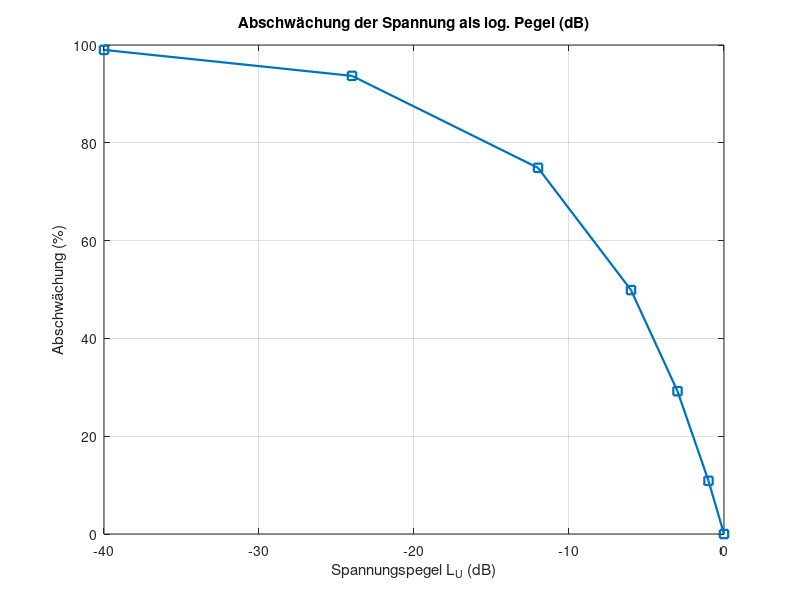

This figure's MATLAB source:
% --- Daten (Beispiel) ---
L_dB = [0 -1 -3 -6 -12 -24 -40];   % Pegel (x-Achse) in dB relativ zu U_ref

% --- Abschwächung in % ---
ratio = 10.^(L_dB/20);         % U/U_ref
A_pct = (1 - ratio)*100;

% --- Plot ---
figure;
plot(L_dB, A_pct, 's-', 'LineWidth', 1.6, 'MarkerSize', 6);
grid on;
xlabel('Spannungspegel L_U (dB)');
ylabel('Abschwächung (%)');
title('Abschwächung der Spannung als log. Pegel (dB)');
